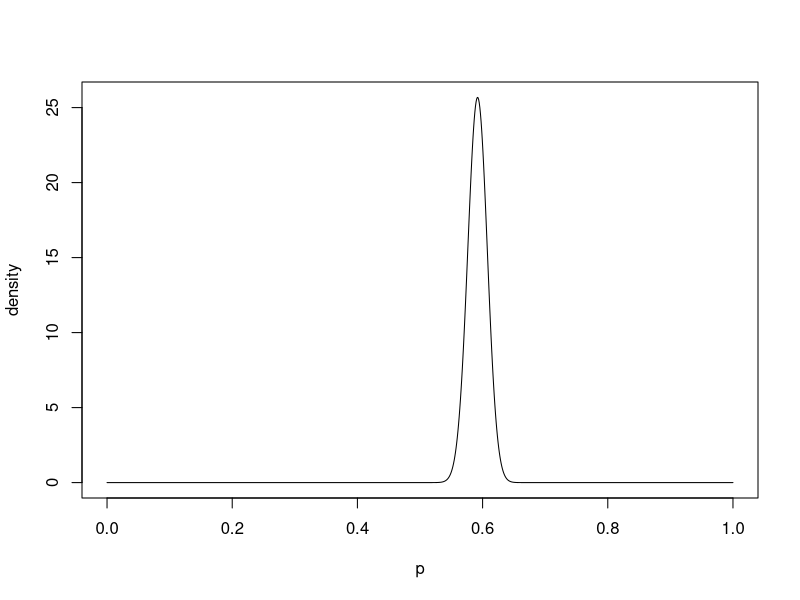
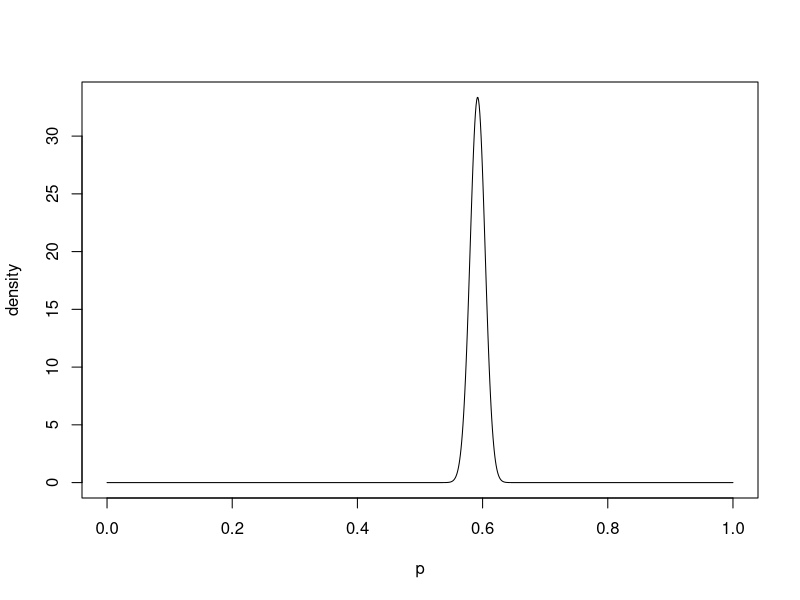
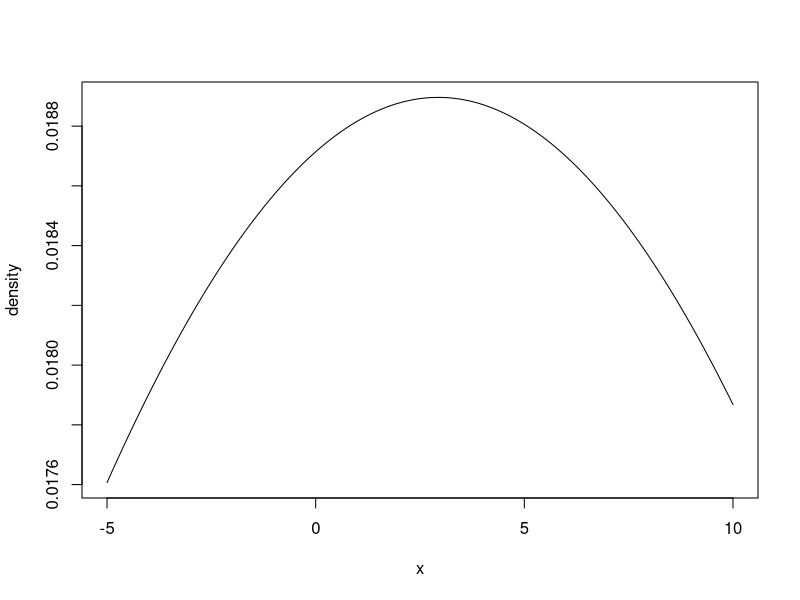

The R script that drew these images, in order:
wholeest<-function(vec0,funcname,prior){
  n<<-length(vec0)
  meanv<<-mean(vec0)
  snv=sum((vec0-meanv)^2)
  sumv<<-sum(vec0)
  sqrv=sum(vec0^2)  
  if (funcname=="Bernoulli"){
    cat(sprintf("\n ---- Bernoulli ----\n"))
    funct<-function(x)(x^sumv)*((1-x)^(n-sumv))
    phat<-sumv/n
    print(paste ("phat (MOM)=",phat))
    pval=optimize(funct,c(0,1),tol=0.0001,maximum = TRUE)
    print(paste ("phat (MLE):", pval$maximum))
    p = seq(0,1, length=n)
    hat=ks.test(vec0,"pbinom",1,pval$maximum)$statistic
    print(paste("kstest result:",hat))
    plot(p, dbeta(p, prior[1]+sumv, n-sumv+prior[2]), ylab="density", type ="l")
  } 
  if (funcname=="Geometric"){
    cat(sprintf("\n ---- Geometric ----\n"))
    funct<-function(x)(n*log2(x))+(sumv*log2(1-x))
    pval=optimize(funct,c(0,1),tol=0.0001,maximum = TRUE)
    print(paste ("phat (MLE):", pval$maximum)) 
    phat=1/((sumv/n)+1)
    print (paste("phat(MOM)=",phat))
    hat=ks.test(vec0,"pgeom",pval$maximum)$statistic
    print(paste("kstest result:",hat))
    p = seq(0,1, length=n)
    plot(p, dbeta(p, prior[1]+n, sumv+prior[2]-1), ylab="density", type ="l")
  }
  if (funcname=="Normal"){
    cat(sprintf("\n ---- Normal ----\n"))
    mu=sumv/n
    print (paste("mu (MLE):",mu))
    samu=sum((vec0-mu)^2)
    funct<-function(x)-(n/2)*(log(2*pi*x^2)) + (-1/(2*x^2)) *samu
    pval=optimize(funct,c(0,1000),tol=0.001,maximum = TRUE)
    print(paste ("sigma (MLE):", pval$maximum))
    mu=sumv/n
    sig2=snv/n
    print(paste("mu(MOM)=",mu,"sigmasquare(MOM)=",sig2))
    hat=ks.test(vec0,"pnorm",mu,pval$maximum)$statistic
    print(paste("kstest result:",hat))
    x = seq(-5,10, length=n)
    odsesq=1/(pval$maximum)^2
    w=odsesq/(odsesq+(1/prior[2]^2))
    plot(x, dnorm(x,w*sumv/n+(1-w)*prior[1],1/(odsesq+(1/prior[2]^2))), ylab="density", type ="l")
  }
}

wholeest(rbinom(1000,1,0.6),"Bernoulli",c(1,1))
wholeest(rgeom(1000,0.6),"Geometric",c(1,1))
wholeest(rnorm(1000,3,5),"Normal",c(5,15))

